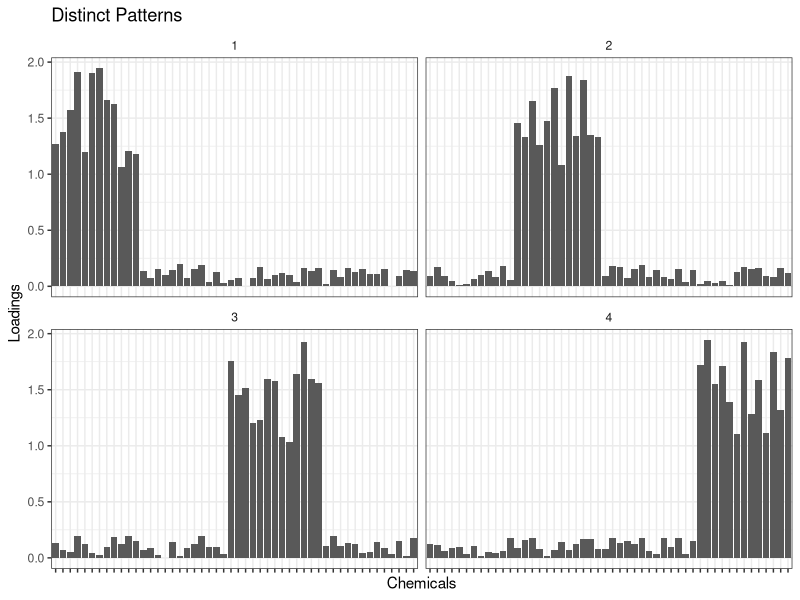
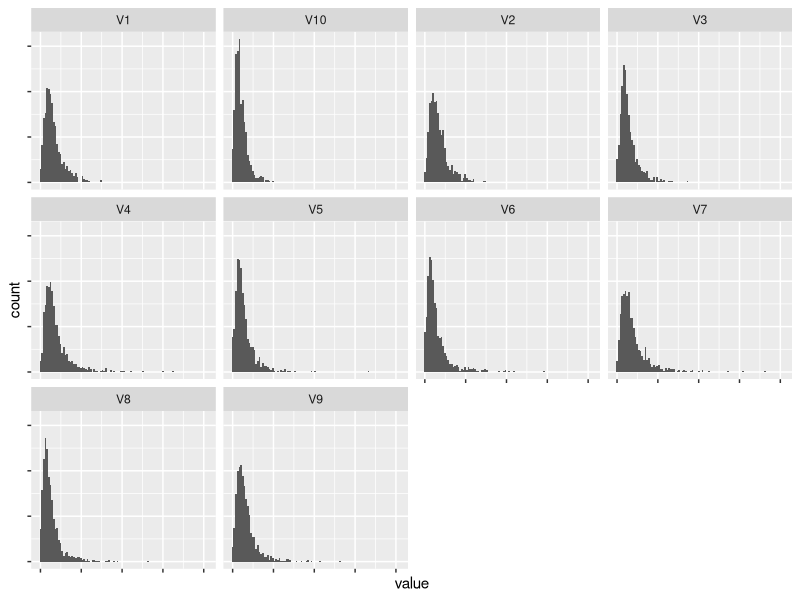
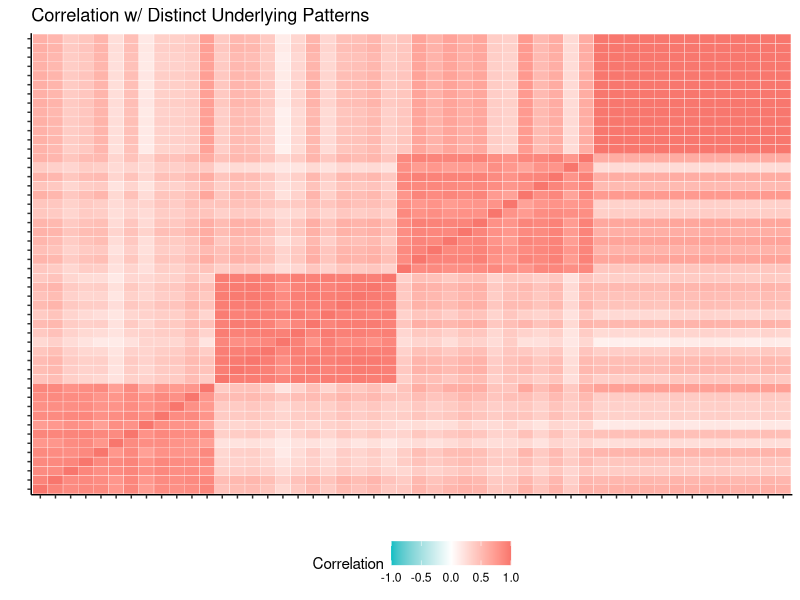
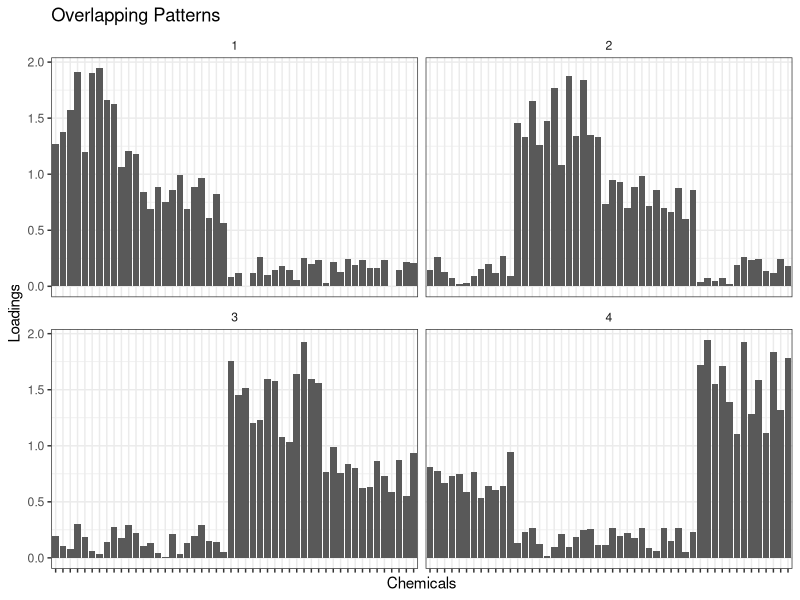
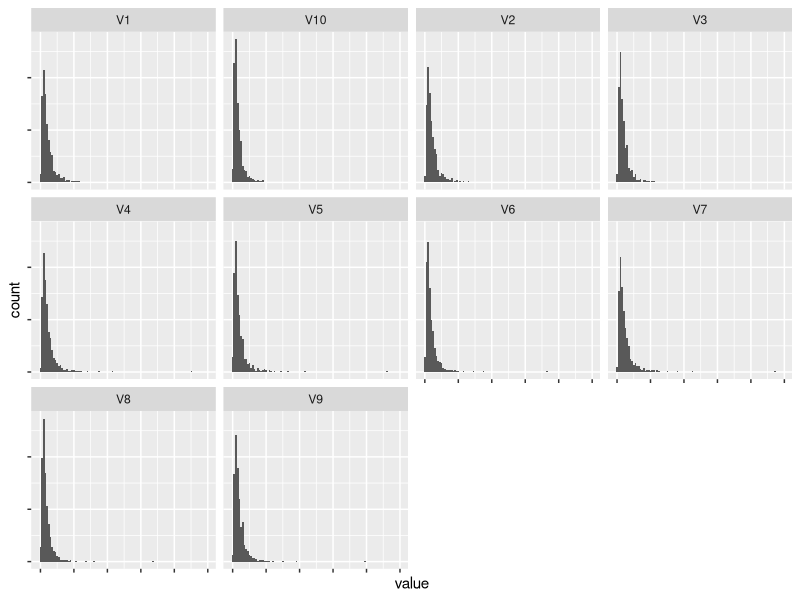
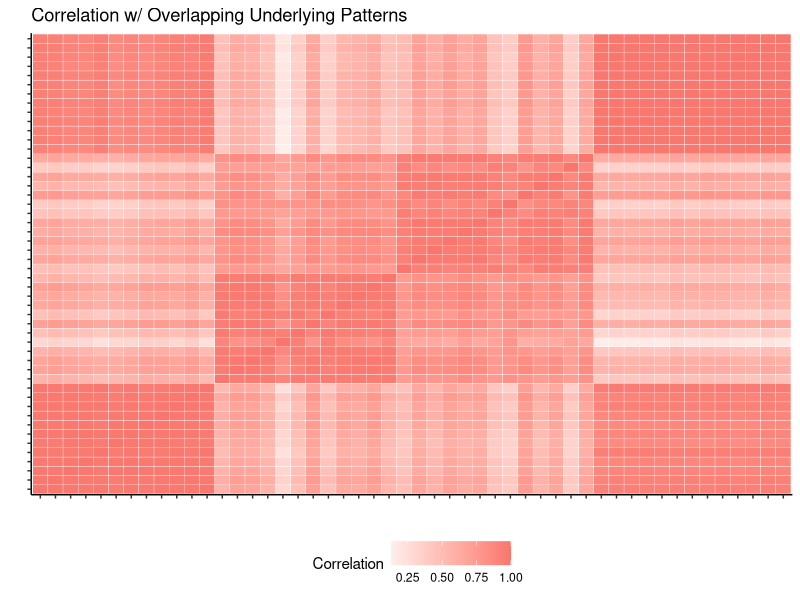

Write R code to recreate these figures, in order.
## ---- chunk 1
options(scipen = 999)
library(reshape2) # melt
library(MASS) # mvrnorm
library(tidyverse)
## ---- chunk 2
## Construct a matrix for 4 TRUE exposure patterns
create_patterns_dist <- function (seed) {
  set.seed(seed)
  patterns_dist <- 
    rbind(c(runif(12, 1, 2),   runif(12, 0, 0.2), runif(13, 0, 0.2), runif(13, 0, 0.2)),
          c(runif(12, 0, 0.2), runif(12, 1, 2),   runif(13, 0, 0.2), runif(13, 0, 0.2)),
          c(runif(12, 0, 0.2), runif(12, 0, 0.2), runif(13, 1, 2),   runif(13, 0, 0.2)),
          c(runif(12, 0, 0.2), runif(12, 0, 0.2), runif(13, 0, 0.2), runif(13, 1, 2)))
  patterns_dist
}

patterns_dist_iter <- tibble(seed = 1:100) %>% 
 mutate(true_patterns = map(seed, create_patterns_dist))
## ---- chunk 3
patterns_dist_iter$true_patterns[[1]] %>% as_tibble() %>% 
  mutate(Pattern = 1:4) %>% 
  dplyr::select(Pattern, everything()) %>% 
  gather(key = Chemicals, value = Loadings, -Pattern) %>% 
  mutate(Chemicals = fct_inorder(Chemicals)) %>%
  ggplot(aes(x = Chemicals, y = Loadings)) + geom_col() +
  facet_wrap(.~Pattern) + theme_bw() +
  theme(axis.text.x = element_blank(),
        strip.background = element_blank()) +
  labs(title = "Distinct Patterns")
## ---- chunk 4
create_scores_dist <- function (seed) {
  scores_dist <- matrix(nrow = 1000, ncol = 4)
  set.seed(seed)
  scores_dist <- exp(mvrnorm(n = 1000, mu = rnorm(4, mean = 1), 
                          Sigma = diag(rep(1, 4)))) # Independent log normal dist
  scores_dist
}

scores_dist_iter <- patterns_dist_iter %>% 
 mutate(true_scores = map(seed, create_scores_dist))
## ---- chunk 5
sim_dist <- scores_dist_iter %>% 
  mutate(chem = map2(true_scores, true_patterns, `%*%`))
## ---- chunk 6
add_noise <- function (seed, chemx) {
  #noise <- list(mean = 0, sd = apply(chemx, 2, var)/10)
  noise <- list(mean = 0, sd = rep(1, 50)) # QUICK CHECK FOR NOISE SENSITIVITY
  set.seed(seed)
  chem_dist <- pmax(chemx + 
                      mvrnorm(n = 1000, mu = rep(0, 50), 
                                        Sigma = diag(noise$sd)), 0)	
  chem_dist
}

sim_dist <- sim_dist %>% 
 mutate(sim = map2(seed, chem, add_noise))
## ---- chunk 7
dist <- sim_dist$sim[[1]]

apply(dist, 2, sd)
apply(dist, 2, mean)
summary(dist)[1:6, 1:5]

as_tibble(dist) %>% 
  dplyr::select(-(11:50)) %>% 
  pivot_longer(1:10) %>% 
  ggplot(aes(x = value)) +
  geom_histogram(bins = 100) +
facet_wrap(~name) +
  theme(axis.text.x = element_blank(),
        axis.text.y = element_blank())
## ---- chunk 8
summary(melt(cor(sim_dist$chem[[1]], method = "spearman")))
summary(melt(cor(dist, method = "spearman")))

melt(cor(dist, method = "spearman")) %>% 
  as_tibble() %>% 
  rename(Correlation = value) %>% 
  mutate(Var1 = as.factor(Var1),
         Var2 = as.factor(Var2)) %>% 
  ggplot(aes(x = Var1, y = Var2)) +
  geom_tile(aes(fill = Correlation), colour = "white") +
  scale_fill_gradient2(low = "#00BFC4", mid = "white", high = "#F8766D",
                       midpoint = 0,
                       na.value = "transparent", limits = c(-1, 1)) +
  theme_classic() + labs(x = "", y = "") +
  theme(axis.text = element_blank(),
        legend.position = "bottom") + 
  ggtitle("Correlation w/ Distinct Underlying Patterns")
## ---- chunk 9
create_patterns_over <- function (seed) {
  set.seed(seed)
  patterns_cor <-
    rbind(c(runif(12, 1, 2),  runif(12, 0.5, 1), runif(13, 0, 0.3), runif(13, 0, 0.3)),
          c(runif(12, 0, 0.3), runif(12, 1, 2),  runif(13, 0.5, 1), runif(13, 0, 0.3)),
          c(runif(12, 0, 0.3), runif(12, 0, 0.3), runif(13, 1, 2), runif(13, 0.5, 1)),
          c(runif(12, 0.5, 1), runif(12, 0, 0.3), runif(13, 0, 0.3), runif(13, 1, 2)))
  patterns_cor
}

patterns_over_iter <- tibble(seed = 1:100) %>% 
 mutate(true_patterns = map(seed, create_patterns_over))
## ---- chunk 10
patterns_over_iter$true_patterns[[1]] %>% as_tibble() %>% 
  mutate(Pattern = 1:4) %>% 
  dplyr::select(Pattern, everything()) %>% 
  gather(key = Chemicals, value = Loadings, -Pattern) %>% 
  mutate(Chemicals = fct_inorder(Chemicals)) %>%
  ggplot(aes(x = Chemicals, y = Loadings)) + geom_col() +
  facet_wrap(.~Pattern) + theme_bw() +
  theme(axis.text.x = element_blank(),
        strip.background = element_blank()) +
  labs(title = "Overlapping Patterns")
## ---- chunk 11
sim_over <- scores_dist_iter %>% 
  dplyr::select(seed, true_scores) %>% 
  full_join(., patterns_over_iter) %>% 
  mutate(chem = map2(true_scores, true_patterns, `%*%`))
## ---- chunk 12
sim_over <- sim_over %>% 
 mutate(sim = map2(seed, chem, add_noise))
## ---- chunk 13
over <- sim_over$sim[[1]]

min(apply(over, 2, sd))
min(apply(over, 2, mean))
summary(over)[1:6, 1:5]

as_tibble(over) %>% 
  dplyr::select(-(11:50)) %>% 
  pivot_longer(1:10) %>% 
  ggplot(aes(x = value)) +
  geom_histogram(bins = 100) +
facet_wrap(~name) +
  theme(axis.text.x = element_blank(),
        axis.text.y = element_blank())
## ---- chunk 14
melt(cor(over, method = "spearman")) %>% 
  as_tibble() %>% 
  rename(Correlation = value) %>% 
  mutate(Var1 = as.factor(Var1),
         Var2 = as.factor(Var2)) %>% 
  ggplot(aes(x = Var1, y = Var2)) +
  geom_tile(aes(fill = Correlation), colour = "white") +
  scale_fill_gradient2(low = "#00BFC4", high = "#F8766D") +
  theme_classic() + labs(x = "", y = "") +
  theme(axis.text = element_blank(),
        legend.position = "bottom") + 
  ggtitle("Correlation w/ Overlapping Underlying Patterns")
## ---- chunk 15
sim_dgp_sd1 <- rbind(sim_dist %>% mutate(data = "Distinct"),
      sim_over %>% mutate(data = "Overlapping"))
  
sim_dgp_sd1

# save(sim_dgp_sd1, file = "./Sims/sim_dgp_sd1.RDA")
